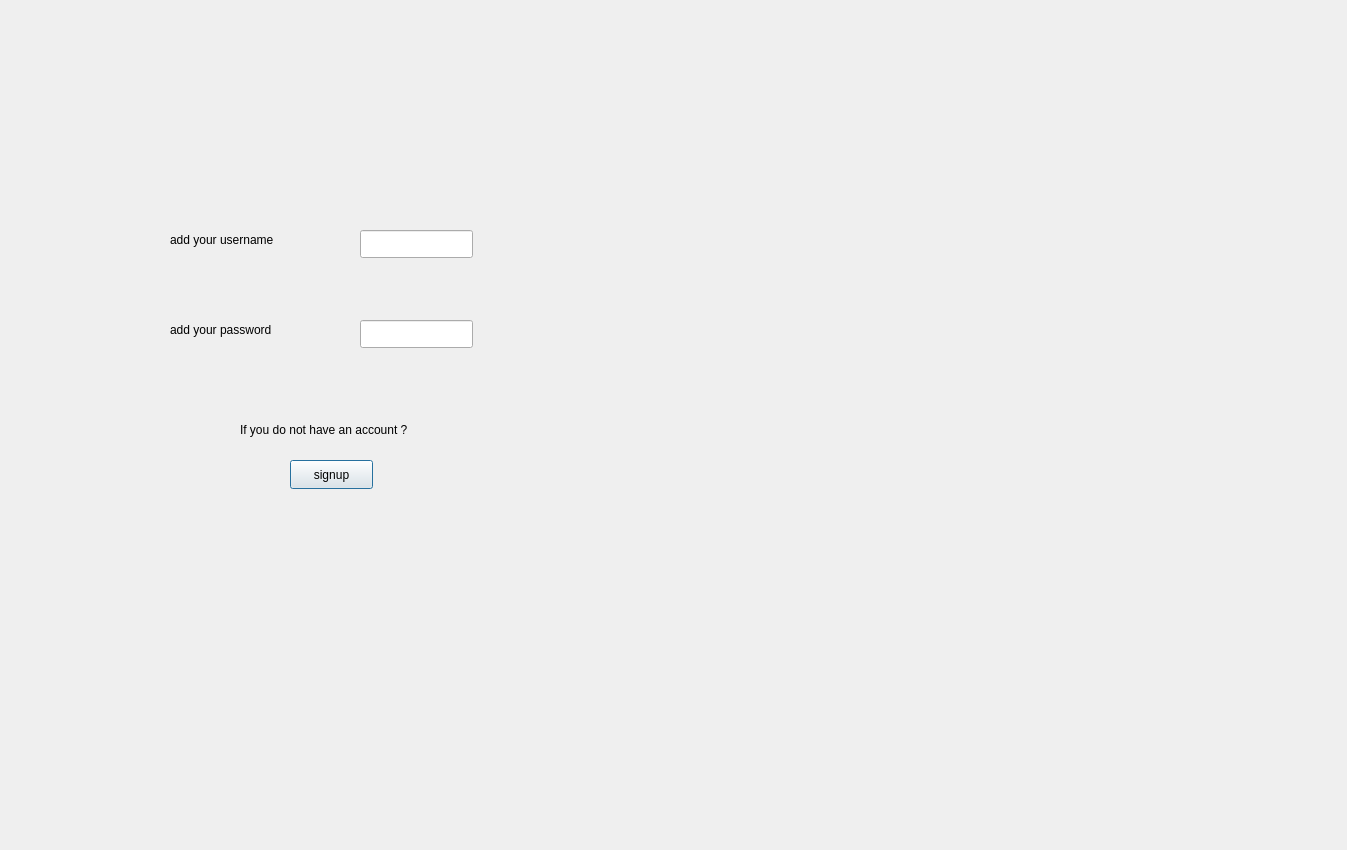
<?xml version="1.0" encoding="UTF-8"?>
<ui version="4.0">
 <class>logininpage</class>
 <widget class="QDialog" name="logininpage">
  <property name="geometry">
   <rect>
    <x>0</x>
    <y>0</y>
    <width>1347</width>
    <height>850</height>
   </rect>
  </property>
  <property name="windowTitle">
   <string>Dialog</string>
  </property>
  <widget class="QLabel" name="label">
   <property name="geometry">
    <rect>
     <x>170</x>
     <y>230</y>
     <width>161</width>
     <height>20</height>
    </rect>
   </property>
   <property name="text">
    <string>add your username</string>
   </property>
  </widget>
  <widget class="QLabel" name="label_2">
   <property name="geometry">
    <rect>
     <x>170</x>
     <y>320</y>
     <width>191</width>
     <height>20</height>
    </rect>
   </property>
   <property name="text">
    <string>add your password</string>
   </property>
  </widget>
  <widget class="QLineEdit" name="lineEdit">
   <property name="geometry">
    <rect>
     <x>360</x>
     <y>230</y>
     <width>113</width>
     <height>28</height>
    </rect>
   </property>
  </widget>
  <widget class="QLineEdit" name="lineEdit_2">
   <property name="geometry">
    <rect>
     <x>360</x>
     <y>320</y>
     <width>113</width>
     <height>28</height>
    </rect>
   </property>
  </widget>
  <widget class="QLabel" name="label_3">
   <property name="geometry">
    <rect>
     <x>240</x>
     <y>420</y>
     <width>241</width>
     <height>20</height>
    </rect>
   </property>
   <property name="text">
    <string>If you do not have an account ? </string>
   </property>
  </widget>
  <widget class="QPushButton" name="pushButton">
   <property name="geometry">
    <rect>
     <x>290</x>
     <y>460</y>
     <width>83</width>
     <height>29</height>
    </rect>
   </property>
   <property name="text">
    <string>signup</string>
   </property>
  </widget>
 </widget>
 <resources/>
 <connections/>
</ui>
